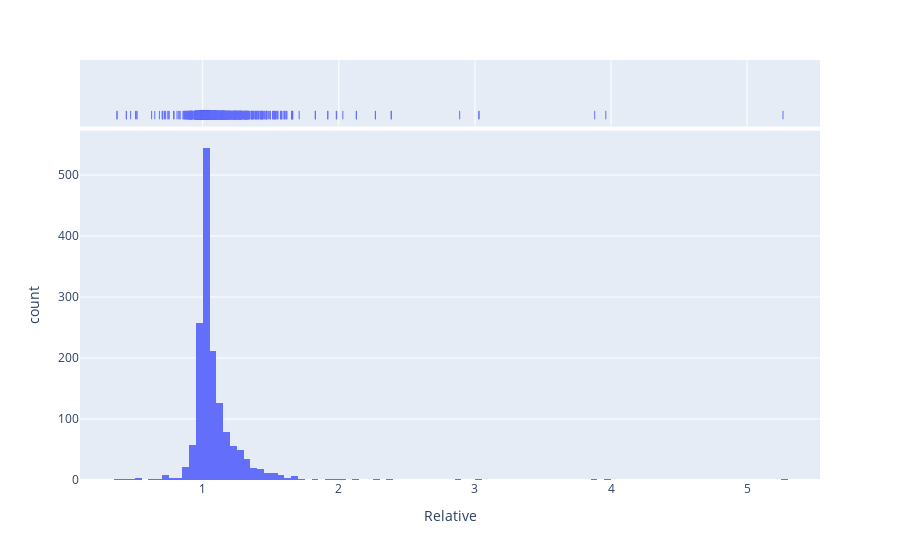

Notebook source saved alongside this figure:
### Code cell
df = pd.DataFrame(relative_diff, columns=['Relative'])
fig = px.histogram(df, x="Relative", marginal="rug")
fig.show()

### Figure 1 — Plotly figure (JSON) as saved in the notebook; plotly's stock layout.template omitted (floating-point values rounded to 4 significant figures; data arrays with more than 128 entries replaced by an {"elided": "..."} marker saying what was removed)
{"data": [{"alignmentgroup": "True", "bingroup": "x", "hovertemplate": "Relative=%{x}<br>count=%{y}<extra></extra>", "legendgroup": "", "marker": {"color": "#636efa", "pattern": {"shape": ""}}, "name": "", "offsetgroup": "", "orientation": "v", "showlegend": false, "type": "histogram", "x": {"elided": "1681 float values"}, "xaxis": "x", "yaxis": "y"}, {"alignmentgroup": "True", "boxpoints": "all", "fillcolor": "rgba(255,255,255,0)", "hoveron": "points", "hovertemplate": "Relative=%{x}<extra></extra>", "jitter": 0, "legendgroup": "", "line": {"color": "rgba(255,255,255,0)"}, "marker": {"color": "#636efa", "symbol": "line-ns-open"}, "name": "", "offsetgroup": "", "showlegend": false, "type": "box", "x": {"elided": "1681 float values"}, "xaxis": "x2", "yaxis": "y2"}], "layout": {"barmode": "relative", "legend": {"tracegroupgap": 0}, "margin": {"t": 60}, "xaxis": {"anchor": "y", "domain": [0, 1], "title": {"text": "Relative"}}, "xaxis2": {"anchor": "y2", "domain": [0, 1], "matches": "x", "showgrid": true, "showticklabels": false}, "yaxis": {"anchor": "x", "domain": [0, 0.8316], "title": {"text": "count"}}, "yaxis2": {"anchor": "x2", "domain": [0.8416, 1], "matches": "y2", "showgrid": false, "showline": false, "showticklabels": false, "ticks": ""}}}
